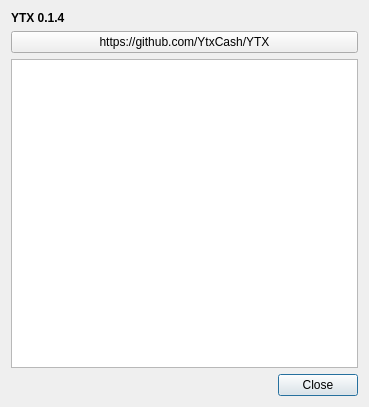
<?xml version="1.0" encoding="UTF-8"?>
<ui version="4.0">
 <class>About</class>
 <widget class="QDialog" name="About">
  <property name="geometry">
   <rect>
    <x>0</x>
    <y>0</y>
    <width>369</width>
    <height>407</height>
   </rect>
  </property>
  <property name="windowTitle">
   <string>About YTX</string>
  </property>
  <layout class="QHBoxLayout" name="horizontalLayout">
   <item>
    <layout class="QGridLayout" name="gridLayout">
     <item row="3" column="1">
      <widget class="QPushButton" name="pBtnClose">
       <property name="text">
        <string>Close</string>
       </property>
      </widget>
     </item>
     <item row="1" column="0" colspan="2">
      <widget class="QPushButton" name="pBtnLink">
       <property name="text">
        <string>https://github.com/YtxCash/YTX</string>
       </property>
       <property name="autoDefault">
        <bool>false</bool>
       </property>
      </widget>
     </item>
     <item row="2" column="0" colspan="2">
      <widget class="QPlainTextEdit" name="plainTextEdit">
       <property name="readOnly">
        <bool>true</bool>
       </property>
      </widget>
     </item>
     <item row="3" column="0">
      <spacer name="horizontalSpacer">
       <property name="orientation">
        <enum>Qt::Orientation::Horizontal</enum>
       </property>
       <property name="sizeHint" stdset="0">
        <size>
         <width>40</width>
         <height>20</height>
        </size>
       </property>
      </spacer>
     </item>
     <item row="0" column="0" colspan="2">
      <widget class="QLabel" name="lab">
       <property name="font">
        <font>
         <bold>true</bold>
        </font>
       </property>
       <property name="accessibleDescription">
        <string notr="true"/>
       </property>
       <property name="text">
        <string>YTX 0.1.4</string>
       </property>
      </widget>
     </item>
    </layout>
   </item>
  </layout>
 </widget>
 <resources/>
 <connections>
  <connection>
   <sender>pBtnClose</sender>
   <signal>clicked()</signal>
   <receiver>About</receiver>
   <slot>accept()</slot>
   <hints>
    <hint type="sourcelabel">
     <x>490</x>
     <y>357</y>
    </hint>
    <hint type="destinationlabel">
     <x>438</x>
     <y>355</y>
    </hint>
   </hints>
  </connection>
 </connections>
</ui>
